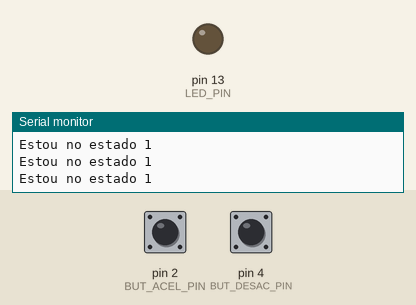
This sketch was run on a simulated Arduino Uno, built with avr-gcc and run on an emulated ATmega328P. On the bench: output pins drawn as LEDs (lit = HIGH), the last lines printed to the serial monitor. Dashed ring = blinking. Inputs (shaded band) come from the test bench; at power-on: pin 2 (BUT_ACEL_PIN) HIGH, pin 4 (BUT_DESAC_PIN) HIGH.

Above: at 1.2 s.
1.3 s: pin 2 (BUT_ACEL_PIN) pulled LOW for 0.15 s
At 2.4 s:
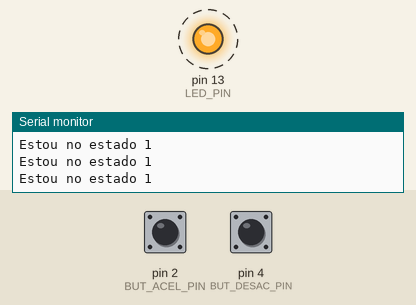
4.3 s: pin 4 (BUT_DESAC_PIN) pulled LOW for 0.15 s
7.3 s: pin 2 (BUT_ACEL_PIN) pulled LOW for 1 s
11.3 s: pin 4 (BUT_DESAC_PIN) pulled LOW for 0.15 s
14.4 s: pin 4 (BUT_DESAC_PIN) pulled LOW for 1 s
18.4 s: pin 2 (BUT_ACEL_PIN) driven LOW and pin 4 (BUT_DESAC_PIN) driven LOW
At 19.5 s:
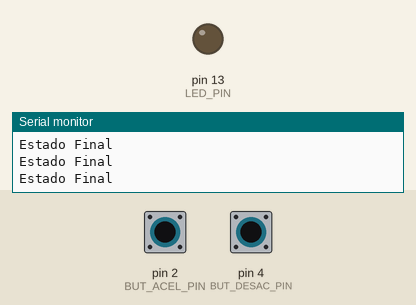
Timing chart, 0 to 21.4 s (numbered marks = the images above; inputs shaded):
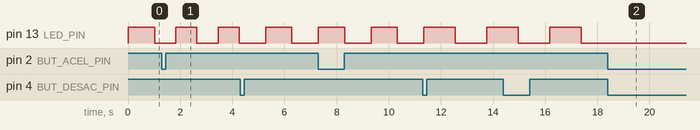

The sketch:

Tarefa_01_Acelerar_pisca_com_botom_MEF_final.ino
```cpp
#define LED_PIN 13
#define BUT_ACEL_PIN 2
#define BUT_DESAC_PIN 4
#define TEMPO_BOUNCE 200

//////////////////
//GLOBAIS
/////////////////

int estadoLed = 1;
int velocPisca = 1000;
int aux = 200;
int estadoBotaoAcelAnt = 1;
int estadoBotaoAcel = 1;
int estadoBotaoDesacAnt = 1;
int estadoBotaoDesac = 1;
int estado = 1;
int estadoBotaoAcelAux = 0;
int estadoBotaoDesacAux = 0;
unsigned long tempoEspera = 500;
unsigned long controleTempoPiscaLed;
unsigned long controleTempBotao;

///////////////////
//ESTADOS
//////////////////

void estado_1(){
  controlePiscaLed();
  estado = 1;

}
void estado_2(){
  controlePiscaLed();
  estado = 2;

}
void estado_3(){
  controlePiscaLed();
  estado = 3;

}
void estado_4(){
  digitalWrite(LED_PIN, estadoLed);
  estado = 4;

}
void controlePiscaLed(){
  // Serial.println("Entrei no controle de pisca LED");

  if(millis() - controleTempoPiscaLed >= velocPisca){
    if(estadoLed == HIGH){
      estadoLed = LOW;
      digitalWrite(LED_PIN, estadoLed);
   }else if(estadoLed == LOW){
     estadoLed = HIGH;
      digitalWrite(LED_PIN, estadoLed);
   }

  controleTempoPiscaLed = millis();
  }

}
void setup() {

  pinMode(LED_PIN, OUTPUT);
  pinMode(BUT_ACEL_PIN, INPUT);
  pinMode(BUT_DESAC_PIN, INPUT);
  digitalWrite(LED_PIN, estadoLed);
  Serial.begin(9600);

}
//////////////////
//LOOP
/////////////////
void loop() {

  //transicao entre estados - Inicia no estado 1
  switch(estado){
    case 1:{
      Serial.println("Estou no estado 1");

      estadoBotaoAcel = digitalRead(BUT_ACEL_PIN);
      estadoBotaoDesac = digitalRead(BUT_DESAC_PIN);
      //Serial.println("Botao Acelera estado 1");

      if(!estadoBotaoAcel == HIGH && (estadoBotaoAcel != estadoBotaoAcelAnt)){
      Serial.println("Apertei botao acelera LED");
		    controleTempBotao = millis();
        estadoBotaoAcelAux = HIGH;
        estado_2();
        break;

      }
      if(!estadoBotaoDesac == HIGH && (estadoBotaoDesac != estadoBotaoDesacAnt)){
          Serial.println("Apertei botao desacelera LED");
		      controleTempBotao = millis();
          estadoBotaoDesacAux = HIGH;
          estado_3();
          break;
      }

      estadoBotaoAcelAnt = estadoBotaoAcel;
      estadoBotaoDesacAnt = estadoBotaoDesac;
      estado_1();
      break;

    }
    case 2:{
      Serial.println("Estou no estado 2");

      if(estadoBotaoAcelAux == HIGH ){
        Serial.println("Entrei no 1º if aumenta velocidade pisca");
        estadoBotaoAcel = digitalRead(BUT_ACEL_PIN);
        estadoBotaoDesac = digitalRead(BUT_DESAC_PIN);

         //Se estou no estado 2 e soltei o botão de acelera
         if(!estadoBotaoAcel == LOW){
          Serial.println("Entrei no 2º if aumenta velocidade pisca");
          velocPisca = velocPisca - aux;
          estadoBotaoAcelAnt = estadoBotaoAcel;

          estado_1();
          break;

         }
         //Se estou no estado 2 e cliquei no outro botao vai para o estado final
         if(!estadoBotaoDesac == HIGH && (estadoBotaoDesac != estadoBotaoDesacAnt)){
          estado_4();
          break;

        }

      }
      //se passou os 500ms deste quando cliquei no botão retorna para estado 1
      if((millis() - controleTempBotao) >= tempoEspera){
        estadoBotaoAcelAnt = estadoBotaoAcel;

        estado_1();
        break;

      }

      estado_2();
      break;

    }
    case 3:{
      Serial.println("Estou no estado 3");

      if(estadoBotaoDesacAux == HIGH){
         Serial.println("Entrei no 1º if diminui velocidade pisca");
         estadoBotaoAcel = digitalRead(BUT_ACEL_PIN);
         estadoBotaoDesac = digitalRead(BUT_DESAC_PIN);

         //Se estou no estado 2 e soltei o botão de desacelera
         if(!estadoBotaoDesac == LOW){
           Serial.println("Entrei no 2º if diminui velocidade pisca");
           velocPisca = velocPisca + aux;
           estadoBotaoDesacAnt = estadoBotaoDesac;

           estado_1();
           break;

         }
        //Se estou no estado 2 e cliquei no outro botao vai para o estado final
        if(!estadoBotaoAcel == HIGH && (estadoBotaoAcel != estadoBotaoAcelAnt)){

          estado_4();
          break;

      }
    }
    //se passou os 500ms retorna para estado 1
    if((millis() - controleTempBotao) >= tempoEspera){
      estadoBotaoDesacAnt = estadoBotaoDesac;

      estado_1();
      break;

     }
     estado_3();
     break;

    }
    case 4:{
      Serial.println("Estado Final");
      break;

    }

  }

}
```

Measured:
- after the input at 18.4 s, pin 13 (LED_PIN): stays LOW (without the input it goes to HIGH after 0.19 s)
